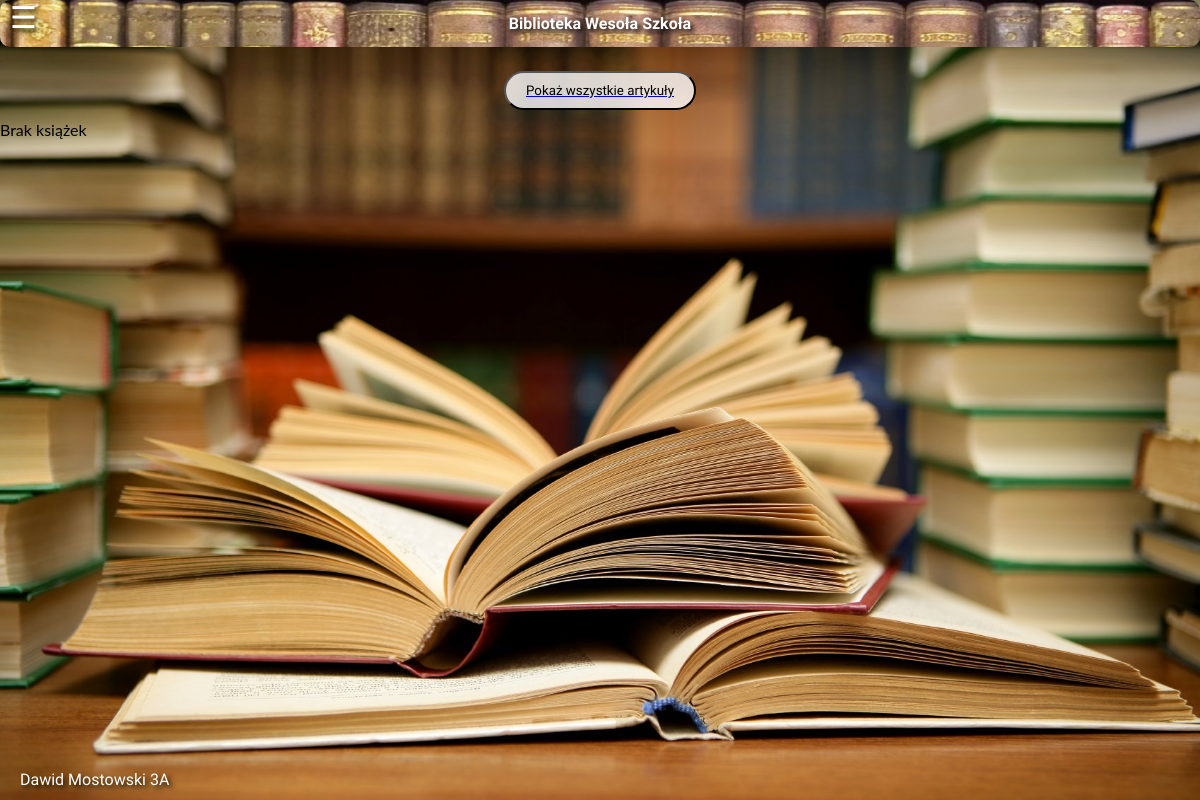
Before: / with the older database file.
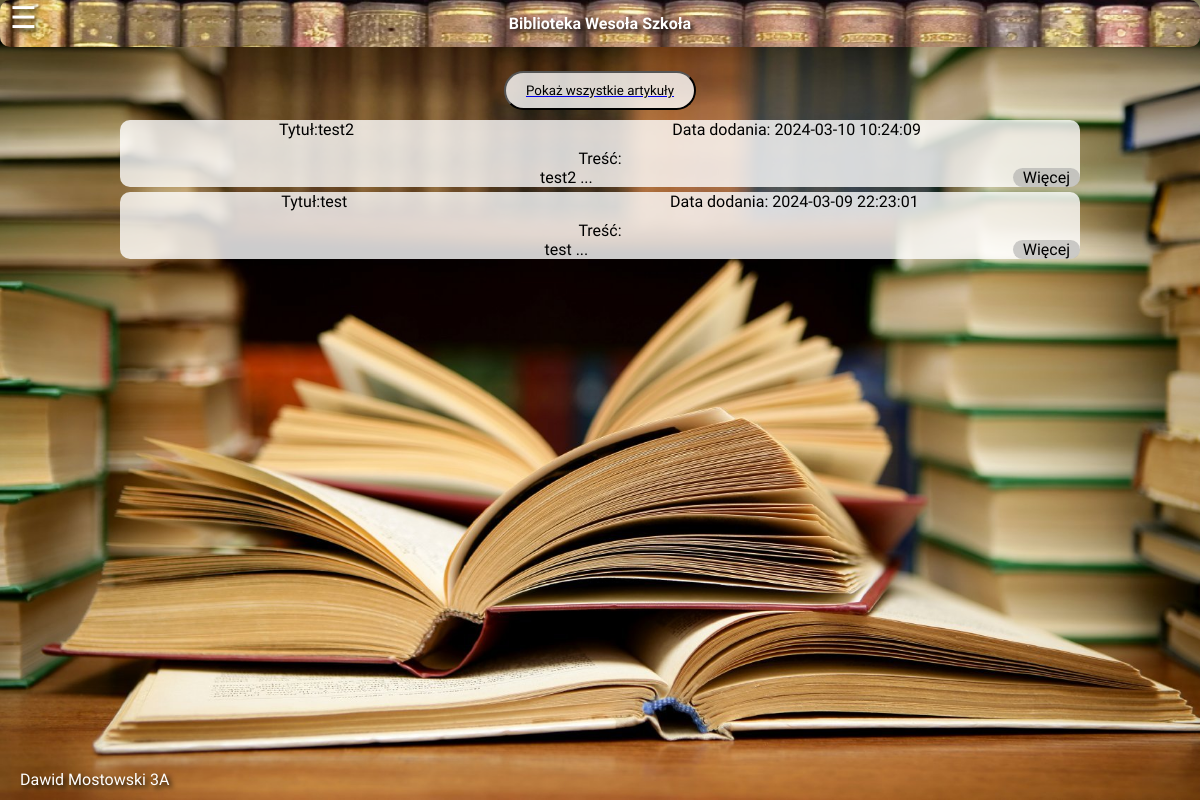
After: the same page with the newer database file.
### tables this page shows
CREATE TABLE `artykul` (
  `artykul_id` int(11) NOT NULL,
  `title` varchar(255) NOT NULL,
  `tresc` longtext NOT NULL,
  `link` longtext NOT NULL,
  `autor` varchar(255) NOT NULL,
  `data` datetime NOT NULL
);

### FO/wpisy.php (the view, shortened to what this page needs)
<?php
    $host = "localhost";
    $dbname = "wiai";
    $username = "root";
    $password = "";
    $connect = mysqli_connect($host, $username, $password, $dbname);
    $query = 'SELECT * FROM artykul ORDER BY artykul_id DESC';
    $data = mysqli_query($connect, $query);
    if (mysqli_num_rows($data) > 0)
    {
        while($row = mysqli_fetch_assoc($data))
        {
            echo "<div id='wpis' class='artykul'>
                    <section class='gorny_panel_wpisu'>
                        <p>Tytuł:".$row['title']."</p>
                        <p>Data dodania: ".$row['data']."</p>
                    </section>
                    <article>
                        <p>Treść:</p>
                        ".substr($row['tresc'],0,150)." ...
                        <a href='./FO/artykul.php?id=".$row['artykul_id']."'>Więcej</a>
                    </article>
            </div>";
        }
    }
?>

### index.php (shortened to what this page needs)
<!DOCTYPE html>
<html lang="pl">
<head>
    <link rel="stylesheet" href="./FO/style.css">
</head>
<body>
    <div class="header-container">
        <span id="menu-icon" onclick="openNav()">&#9776; </span>
        <h2>Biblioteka Wesoła Szkoła</h2>
    </div>
    <div id="wpisy">
        <div class="link">
            <a href="./FO/wszystkie_wpisy.php"><button>Pokaż wszystkie artykuły</button></a>
        </div>
        <?php
            include('./FO/wpisy.php');
        ?>
    </div>
    <?php
        include('./FO/search_books.php');
    ?>
    <footer id="footer">
        Dawid Mostowski 3A
    </footer>
</body>
</html>

### FO/search_books.php (shortened to what this page needs)
<?php
        $baza = new db_ksiazki();
        $baza->databaseConnect();
        $data = $baza->selectKsiazkaByAktywna();
        if (!empty($data)){
?>
<div id="searchBooks" class="search-container">
    <h3>Wyszukaj Książki</h3>
    <form id="searchBooksForm">
        <label for="bookTitle">Tytuł książki:</label>
        <input type="text" id="bookTitle" name="bookTitle" required>
        <button type="button" onclick="searchBooks()">Szukaj</button>
    </form>
    <div id="searchBooksResults">
        <?php
                while($row = mysqli_fetch_assoc($data))
                {
                    echo "<div id='aktywana_ksiazka'>Tytuł: ".$row['tytul']." Autor: ".$row['autor']." Wydawnictwo: ".$row['wydawnictwo']." Rok wydania: ".$row['rok_wydania']."
                    </div>";
                }
            }else {
                echo "Brak książek";
            }
        ?>
    </div>
</div>

### FO/style.css (style rules this page uses)
* { margin: 0px; font-family: 'Playpen Sans', cursive; }
body { background-image: url('../zdj/ksiazki.jpg'); background-repeat: no-repeat; background-attachment: fixed; background-size: 100% 100%; width: auto; height: 100vh; font-family: 'Lato', sans-serif; }
h2 { font-weight: bold; background-image: url('../zdj/header_tło.jpg'); background-repeat: no-repeat; background-attachment: fixed; background-size: 100% 100%; border-radius: 10px; text-align: center; color: #ffffff; text-shadow: 3px 3px 5px #000000; padding: 14px; font-size: 16px; margin: 0px; }
.header-container { position: relative; color: #ffffff; text-shadow: 3px 3px 5px #000000; }
.artykul { color: #000000; text-align: center; background-color: rgba(255, 255, 255, 0.8); margin-left: auto; margin-right: auto; height: auto; width: 80%; border-radius: 10px; margin-bottom: 5px; }
.artykul a { padding-right: 10px; padding-left: 10px; background-color: rgba(158, 158, 158, 0.5); text-decoration: none; color: #000000; float: right; border-radius: 10px; }
.gorny_panel_wpisu { display: flex; justify-content: space-around; }
.link { margin-top: 10px; margin-bottom: 10px; display: flex; justify-content: center; width: 100%; }
article { padding-top: 10px; }
#wpisy { margin-top: 2%; }
button { display: flex; background-color: rgba(255, 255, 255, 0.8); padding-top: 10px; padding-bottom: 10px; padding-left: 20px; padding-right: 20px; border-radius: 20px; }
#menu-icon { font-size: 30px; cursor: pointer; position: absolute; top: 0; left: 10px; }
#footer { position: fixed; color: #ffffff; text-shadow: 3px 3px 5px #000000; margin-left: 20px; text-align: left; bottom: 0; margin-bottom: 0; height: 30px; }

Changed rows visible on the page:
added artykul: title "test2", data "2024-03-10 10:24:09", tresc "test2"
added artykul: title "test", data "2024-03-09 22:23:01", tresc "test"
Other visible differences:
text no longer shown: "Brak książek"
